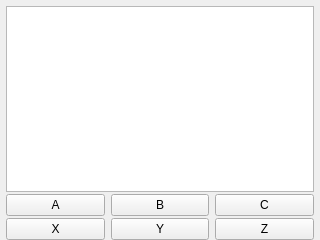
<?xml version="1.0" encoding="UTF-8"?>
<ui version="4.0">
 <class>ProgramWidget</class>
 <widget class="QWidget" name="ProgramWidget">
  <property name="geometry">
   <rect>
    <x>0</x>
    <y>0</y>
    <width>320</width>
    <height>240</height>
   </rect>
  </property>
  <property name="maximumSize">
   <size>
    <width>320</width>
    <height>240</height>
   </size>
  </property>
  <property name="windowTitle">
   <string>Program</string>
  </property>
  <layout class="QVBoxLayout" name="verticalLayout" stretch="1,0,0">
   <property name="spacing">
    <number>2</number>
   </property>
   <property name="leftMargin">
    <number>6</number>
   </property>
   <property name="topMargin">
    <number>6</number>
   </property>
   <property name="rightMargin">
    <number>6</number>
   </property>
   <property name="bottomMargin">
    <number>0</number>
   </property>
   <item>
    <widget class="ConsoleWidget" name="console">
     <property name="focusPolicy">
      <enum>Qt::NoFocus</enum>
     </property>
     <property name="undoRedoEnabled">
      <bool>false</bool>
     </property>
     <property name="readOnly">
      <bool>true</bool>
     </property>
     <property name="acceptRichText">
      <bool>false</bool>
     </property>
     <property name="textInteractionFlags">
      <set>Qt::NoTextInteraction</set>
     </property>
    </widget>
   </item>
   <item>
    <widget class="QWidget" name="normal" native="true">
     <layout class="QHBoxLayout" name="horizontalLayout_3">
      <property name="margin">
       <number>0</number>
      </property>
      <item>
       <widget class="QPushButton" name="a">
        <property name="text">
         <string>A</string>
        </property>
       </widget>
      </item>
      <item>
       <widget class="QPushButton" name="b">
        <property name="text">
         <string>B</string>
        </property>
       </widget>
      </item>
      <item>
       <widget class="QPushButton" name="c">
        <property name="text">
         <string>C</string>
        </property>
       </widget>
      </item>
     </layout>
    </widget>
   </item>
   <item>
    <widget class="QWidget" name="extra" native="true">
     <layout class="QHBoxLayout" name="horizontalLayout_2">
      <property name="margin">
       <number>0</number>
      </property>
      <item>
       <widget class="QPushButton" name="x">
        <property name="text">
         <string>X</string>
        </property>
       </widget>
      </item>
      <item>
       <widget class="QPushButton" name="y">
        <property name="text">
         <string>Y</string>
        </property>
       </widget>
      </item>
      <item>
       <widget class="QPushButton" name="z">
        <property name="text">
         <string>Z</string>
        </property>
       </widget>
      </item>
     </layout>
    </widget>
   </item>
  </layout>
 </widget>
 <customwidgets>
  <customwidget>
   <class>ConsoleWidget</class>
   <extends>QTextEdit</extends>
   <header>ConsoleWidget.h</header>
  </customwidget>
 </customwidgets>
 <resources>
  <include location="../rc/icons.qrc"/>
 </resources>
 <connections/>
</ui>
